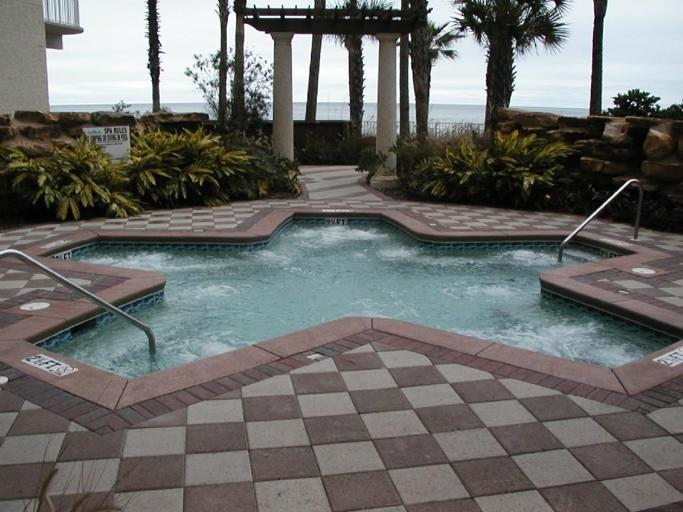
#> input picture images/original/pool.jpg, 683 x 512 px
$ python edge_detection.py
#> lines starting #> are read from the running program, lines starting #| are printed output that depends on the picture
import cv2
import numpy as np
import time
from matplotlib import pyplot as plt
from PIL import Image

IMG_DIR = '../images/'

ORIGINAL_DIR = 'original/'
DARKEN_DIR = 'darken/'
KERNEL_DIR = 'kernel/'
NEW_DIR = 'new/'
PURE_DARKEN_DIR = 'pure_darken/'
DARKEN_KERNEL_DIR = 'darken_kernel/'
KERNEL_DARKEN_DIR = 'kernel_darken/'
CONTRAST_DIR_50 = 'contrast_50/'
CONTRAST_DIR_100 = 'contrast_100/'

# white: 255
# black: 0

def plotImage(original, updated):
    plt.subplot(121),plt.imshow(original, cmap = 'gray')
    plt.title('Original Image'), plt.xticks([]), plt.yticks([])
    plt.subplot(122),plt.imshow(updated, cmap = 'gray')
    plt.title('Updated Image'), plt.xticks([]), plt.yticks([])

    plt.show()

def loadImage(filename):
#> called with filename = '../images/original/pool.jpg'
    return cv2.imread(filename, 1)
#> returned value is the input picture: shape (512, 683, 3); mean B, G, R 105.3, 108, 107.5

def getEdges(img):
    return cv2.Canny(img, 200, 200)
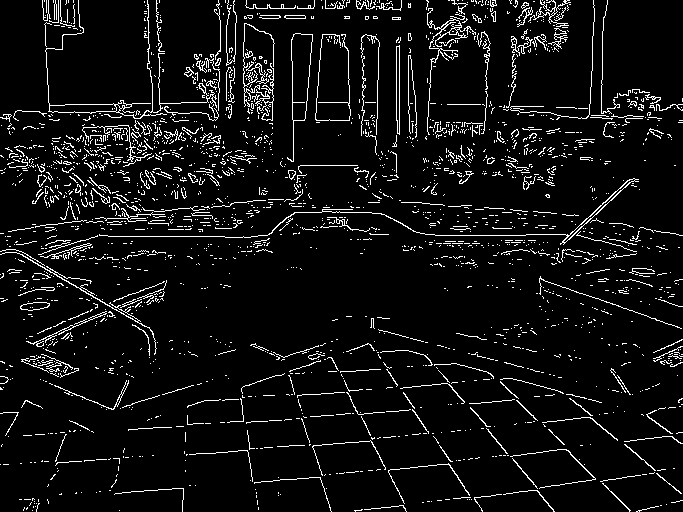
#> returned value: shape (512, 683); 6.6% white in thin lines or dots

# [43 lines left out: functions loopPixels, updateImage, createFilter, sharpenImage, not called in this run]

def saveImage(filename, img):
    cv2.imwrite(IMG_DIR + filename, img)


# applied filter and save new image
# [31 lines left out: functions saveAllImages, changeContrast, not called in this run]

if __name__ == '__main__':
    # [6 lines of commented-out code are left out]

    pool = IMG_DIR + ORIGINAL_DIR + 'pool.jpg'
    img = loadImage(pool)
    edges = getEdges(img)
    plotImage(img, edges)
#> in plotImage, `plt.show()`:
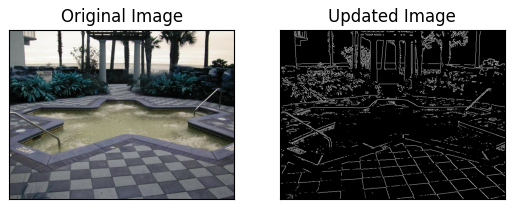
#> figure drawn by matplotlib, 2 panels; B, G, R data is drawn as R, G, B
